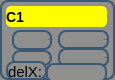
   <widget class="QWidget" name="CH1widget" native="true">
    <property name="geometry">
     <rect>
      <x>7</x>
      <y>520</y>
      <width>115</width>
      <height>80</height>
     </rect>
    </property>
    <property name="styleSheet">
     <string notr="true">QWidget{
	background-color: rgb(143, 143, 142);
	border:2px solid #3a5976;
    border-radius:8px;	
}
</string>
    </property>
    <widget class="QLabel" name="ch1Coupling">
     <property name="geometry">
      <rect>
       <x>51</x>
       <y>9</y>
       <width>51</width>
       <height>16</height>
      </rect>
     </property>
     <property name="font">
      <font>
       <pointsize>-1</pointsize>
       <weight>75</weight>
       <italic>false</italic>
       <bold>true</bold>
      </font>
     </property>
     <property name="styleSheet">
      <string notr="true">QLabel{color:white;border-radius:4px;border:0px solid black;background-color:black;font:bold 14px;}</string>
     </property>
     <property name="text">
      <string>DC1M</string>
     </property>
    </widget>
    <widget class="QLabel" name="channel1No">
     <property name="geometry">
      <rect>
       <x>6</x>
       <y>6</y>
       <width>101</width>
       <height>21</height>
      </rect>
     </property>
     <property name="font">
      <font>
       <pointsize>-1</pointsize>
       <weight>75</weight>
       <italic>false</italic>
       <bold>true</bold>
      </font>
     </property>
     <property name="styleSheet">
      <string notr="true">QLabel
{
	background-color: rgb(255, 255, 0);
color:black;
border:0px solid black;
border-radius:5px;
font:bold 14px;
}</string>
     </property>
     <property name="text">
      <string>C1</string>
     </property>
    </widget>
    <widget class="QLabel" name="ch1VperDiv">
     <property name="geometry">
      <rect>
       <x>12</x>
       <y>30</y>
       <width>40</width>
       <height>20</height>
      </rect>
     </property>
     <property name="font">
      <font>
       <family>,12</family>
       <pointsize>-1</pointsize>
       <weight>50</weight>
       <italic>false</italic>
       <bold>false</bold>
      </font>
     </property>
     <property name="layoutDirection">
      <enum>Qt::RightToLeft</enum>
     </property>
     <property name="styleSheet">
      <string notr="true">QLabel{
color:black;
border-radius:0px;
border:0px solid black;
background-color:rgba(0,0,0,0);
font:14px,bold;
};</string>
     </property>
     <property name="text">
      <string>100.0</string>
     </property>
     <property name="alignment">
      <set>Qt::AlignRight|Qt::AlignTrailing|Qt::AlignVCenter</set>
     </property>
    </widget>
    <widget class="QLabel" name="ch1Voffset">
     <property name="geometry">
      <rect>
       <x>12</x>
       <y>50</y>
       <width>40</width>
       <height>16</height>
      </rect>
     </property>
     <property name="font">
      <font>
       <pointsize>-1</pointsize>
       <weight>50</weight>
       <italic>false</italic>
       <bold>false</bold>
      </font>
     </property>
     <property name="layoutDirection">
      <enum>Qt::RightToLeft</enum>
     </property>
     <property name="styleSheet">
      <string notr="true">QLabel{
color:black;
border-radius:0px;
border:0px solid black;
background-color:rgba(0,0,0,0);
font:14px;};</string>
     </property>
     <property name="text">
      <string>0.00</string>
     </property>
     <property name="alignment">
      <set>Qt::AlignRight|Qt::AlignTrailing|Qt::AlignVCenter</set>
     </property>
    </widget>
    <widget class="QLabel" name="ch1labelVpD">
     <property name="geometry">
      <rect>
       <x>58</x>
       <y>30</y>
       <width>51</width>
       <height>19</height>
      </rect>
     </property>
     <property name="font">
      <font>
       <pointsize>-1</pointsize>
       <weight>50</weight>
       <italic>false</italic>
       <bold>false</bold>
      </font>
     </property>
     <property name="layoutDirection">
      <enum>Qt::RightToLeft</enum>
     </property>
     <property name="styleSheet">
      <string notr="true">QLabel{
color:black;
border-radius:0px;
border:0px solid black;
background-color:rgba(0,0,0,0);
font:14px;};</string>
     </property>
     <property name="text">
      <string>mV/div</string>
     </property>
     <property name="alignment">
      <set>Qt::AlignRight|Qt::AlignTrailing|Qt::AlignVCenter</set>
     </property>
    </widget>
    <widget class="QLabel" name="ch1lblOffset">
     <property name="geometry">
      <rect>
       <x>58</x>
       <y>48</y>
       <width>51</width>
       <height>19</height>
      </rect>
     </property>
     <property name="font">
      <font>
       <pointsize>-1</pointsize>
       <weight>50</weight>
       <italic>false</italic>
       <bold>false</bold>
      </font>
     </property>
     <property name="layoutDirection">
      <enum>Qt::RightToLeft</enum>
     </property>
     <property name="styleSheet">
      <string notr="true">QLabel{
color:black;
border-radius:0px;
border:0px solid black;
background-color:rgba(0,0,0,0);
font:14px;};</string>
     </property>
     <property name="text">
      <string>mV off</string>
     </property>
     <property name="alignment">
      <set>Qt::AlignRight|Qt::AlignTrailing|Qt::AlignVCenter</set>
     </property>
    </widget>
    <widget class="QLabel" name="lblCH1DelX">
     <property name="geometry">
      <rect>
       <x>6</x>
       <y>61</y>
       <width>41</width>
       <height>19</height>
      </rect>
     </property>
     <property name="font">
      <font>
       <pointsize>-1</pointsize>
       <weight>50</weight>
       <italic>false</italic>
       <bold>false</bold>
      </font>
     </property>
     <property name="layoutDirection">
      <enum>Qt::LeftToRight</enum>
     </property>
     <property name="styleSheet">
      <string notr="true">QLabel{
color:black;
border-radius:0px;
border:0px solid black;
background-color:rgba(0,0,0,0);
font:14px;};</string>
     </property>
     <property name="text">
      <string>&lt;!DOCTYPE HTML PUBLIC &quot;-//W3C//DTD HTML 4.0//EN&quot; &quot;http://www.w3.org/TR/REC-html40/strict.dtd&quot;&gt;
&lt;html&gt;&lt;head&gt;&lt;meta name=&quot;qrichtext&quot; content=&quot;1&quot; /&gt;&lt;style type=&quot;text/css&quot;&gt;
p, li { white-space: pre-wrap; }
&lt;/style&gt;&lt;/head&gt;&lt;body style=&quot; font-family:'Century Schoolbook L'; font-weight:400; font-style:normal;&quot;&gt;
&lt;table style=&quot;-qt-table-type: root; margin-top:4px; margin-bottom:4px; margin-left:4px; margin-right:4px;&quot;&gt;
&lt;tr&gt;
&lt;td style=&quot;border: none;&quot;&gt;
&lt;p style=&quot; margin-top:0px; margin-bottom:0px; margin-left:0px; margin-right:0px; -qt-block-indent:0; text-indent:0px;&quot;&gt;&lt;span style=&quot; font-size:11pt;&quot;&gt;delX:&lt;/span&gt;&lt;/p&gt;&lt;/td&gt;&lt;/tr&gt;&lt;/table&gt;&lt;/body&gt;&lt;/html&gt;</string>
     </property>
     <property name="alignment">
      <set>Qt::AlignRight|Qt::AlignTrailing|Qt::AlignVCenter</set>
     </property>
    </widget>
    <widget class="QLabel" name="lblCH1DelValue">
     <property name="geometry">
      <rect>
       <x>46</x>
       <y>63</y>
       <width>61</width>
       <height>20</height>
      </rect>
     </property>
     <property name="font">
      <font>
       <family>,12</family>
       <pointsize>-1</pointsize>
       <weight>50</weight>
       <italic>false</italic>
       <bold>false</bold>
      </font>
     </property>
     <property name="layoutDirection">
      <enum>Qt::LeftToRight</enum>
     </property>
     <property name="styleSheet">
      <string notr="true">QLabel{
color:black;
border-radius:0px;
border:0px solid black;
background-color:rgba(0,0,0,0);
font:14px,bold;};</string>
     </property>
     <property name="text">
      <string/>
     </property>
     <property name="alignment">
      <set>Qt::AlignRight|Qt::AlignTrailing|Qt::AlignVCenter</set>
     </property>
    </widget>
   </widget>
